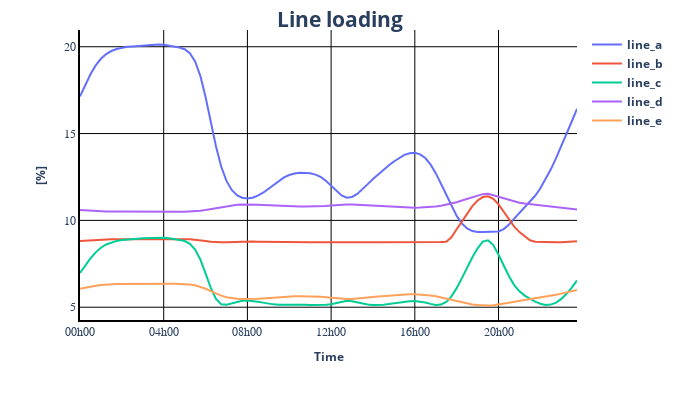

Notebook code for this chart:
### Code cell
pp_plot.plot_timeseries_result(data_df=result_df["res_line.loading_percent"], ylabel="[%]", plot_title="Line loading",
                       filename= "line_loading_result")
